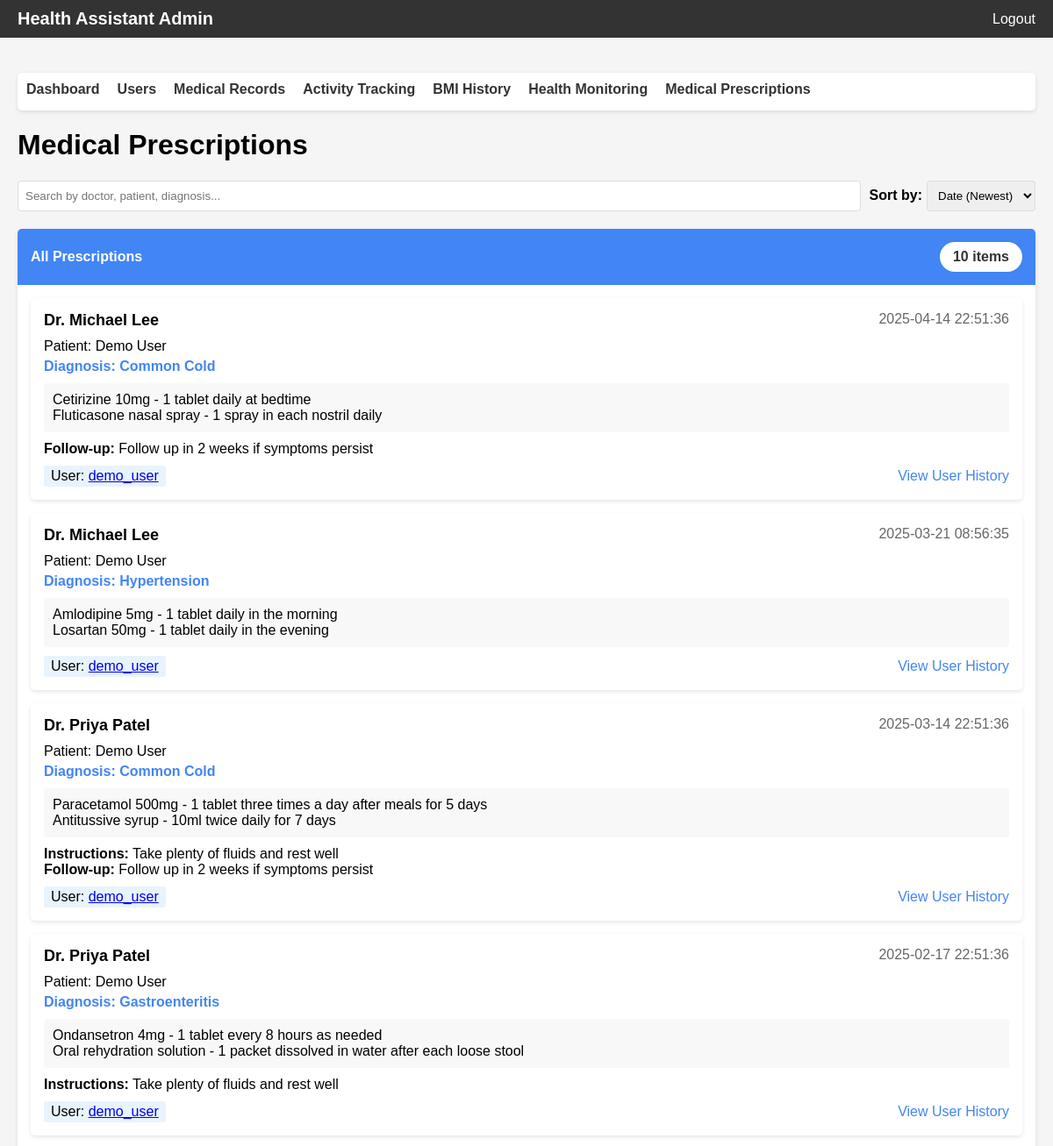
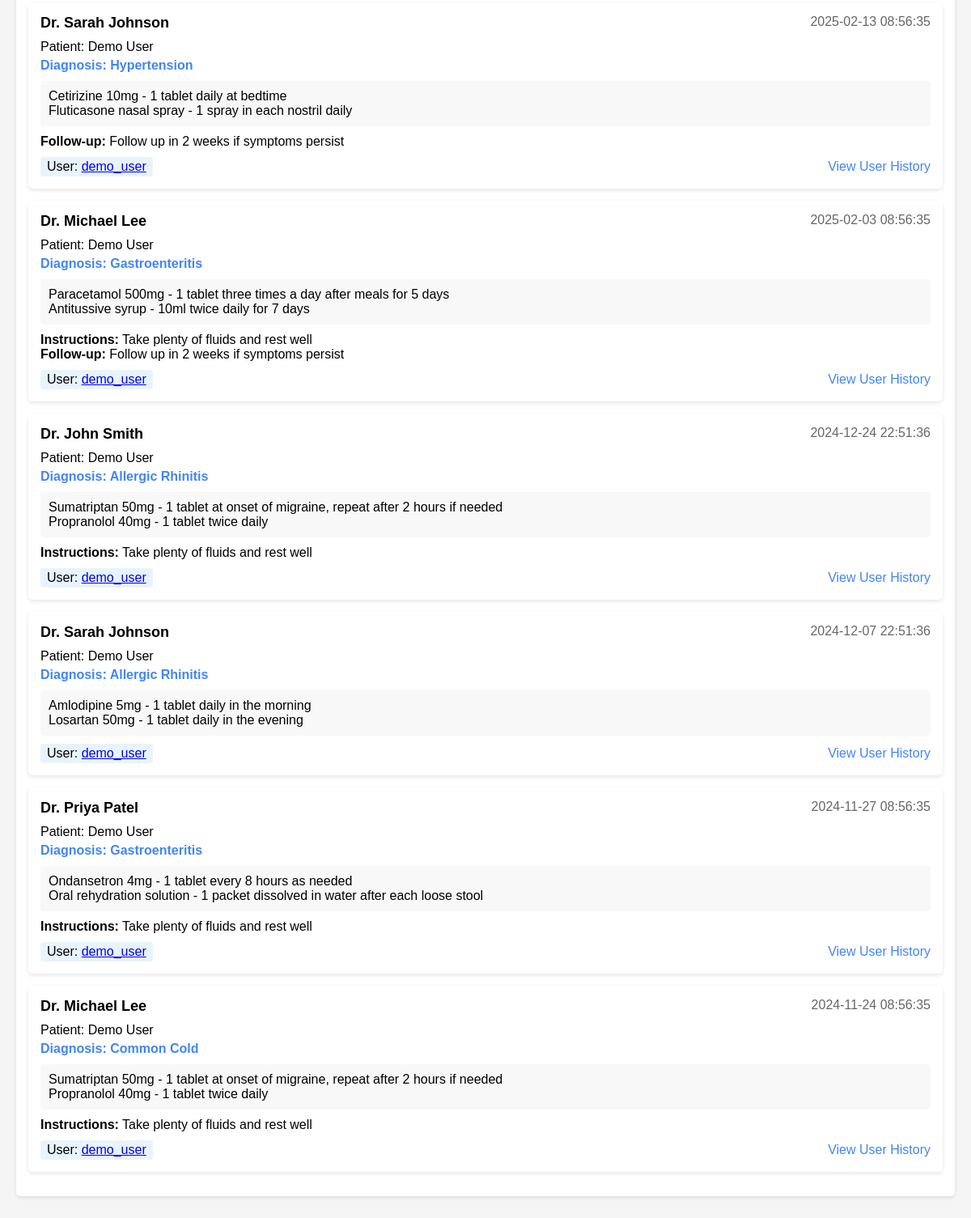
Screenshot of /medical-prescriptions (signed in) with the database file from the repository (2 pictures, top to bottom).
### tables this page shows
CREATE TABLE medical_prescriptions (
    id INTEGER PRIMARY KEY AUTOINCREMENT,
    user_id INTEGER NOT NULL,
    doctor_name TEXT NOT NULL,
    specialization TEXT,
    patient_name TEXT NOT NULL,
    patient_age INTEGER,
    patient_gender TEXT,
    allergies TEXT,
    diagnosis TEXT,
    medications TEXT NOT NULL,
    instructions TEXT,
    follow_up TEXT,
    created_at DATETIME DEFAULT CURRENT_TIMESTAMP,
    FOREIGN KEY (user_id) REFERENCES users(id)
);

CREATE TABLE users (
    id INTEGER PRIMARY KEY AUTOINCREMENT,
    username TEXT UNIQUE NOT NULL,
    email TEXT UNIQUE NOT NULL,
    password_hash TEXT NOT NULL,
    first_name TEXT,
    last_name TEXT,
    date_of_birth DATE,
    gender TEXT,
    height REAL,  -- in cm
    weight REAL,  -- in kg
    blood_type TEXT,
    emergency_contact TEXT,
    emergency_phone TEXT,
    medical_conditions TEXT,  -- stored as JSON array
    allergies TEXT,  -- stored as JSON array
    created_at DATETIME DEFAULT CURRENT_TIMESTAMP,
    last_login DATETIME
, is_admin BOOLEAN DEFAULT 0);

### admin_direct_access.py (the view)
@app.route('/medical-prescriptions')
def medical_prescriptions():
    if 'admin_authenticated' not in session:
        return redirect(url_for('login'))
    conn = get_db_connection()
    if not conn:
        return "Database connection error", 500
    prescriptions = []
    try:
        cursor = conn.cursor()
        cursor.execute("SELECT name FROM sqlite_master WHERE type='table' AND name='medical_prescriptions'")
        table_exists = cursor.fetchone() is not None
        if table_exists:
            try:
                cursor.execute("""
                    SELECT mp.id, mp.user_id, u.username, mp.doctor_name, mp.specialization,
                           mp.patient_name, mp.patient_age, mp.patient_gender, mp.allergies,
                           mp.diagnosis, mp.medications, mp.instructions, mp.follow_up,
                           mp.created_at
                    FROM medical_prescriptions mp
                    JOIN users u ON mp.user_id = u.id
                    ORDER BY mp.created_at DESC
                    LIMIT 100
                """)
                prescriptions = [dict(row) for row in cursor.fetchall()]
            except Exception as e:
                flash(f"Error querying prescriptions data: {str(e)}", "error")
        else:
            flash("Medical prescriptions table does not exist in the database", "warning")
    except Exception as e:
        flash(f"Database error: {str(e)}", "error")
    finally:
        conn.close()
    return render_template('admin_medical_prescriptions.html', prescriptions=prescriptions)

### admin_direct_access.py (called while the page is built)
def get_db_connection():
    try:
        db_path = os.path.join(os.path.dirname(os.path.abspath(__file__)), 'health.db')
        conn = sqlite3.connect(db_path)
        conn.row_factory = sqlite3.Row
        return conn
    except Exception as e:
        print(f"Database connection error: {str(e)}")
        return None

### templates/admin_medical_prescriptions.html (shortened to what this page needs)
<!DOCTYPE html>
<html>
<head>
</head>
<body>
    <header>
        <div class="header-title">Health Assistant Admin</div>
        <a href="{{ url_for('logout') }}" class="logout">Logout</a>
    </header>
    <div class="container">
        <nav>
            <ul>
                <li><a href="{{ url_for('dashboard') }}">Dashboard</a></li>
                <li><a href="{{ url_for('users') }}">Users</a></li>
                <li><a href="{{ url_for('medical_records') }}">Medical Records</a></li>
                <li><a href="{{ url_for('activity_tracking') }}">Activity Tracking</a></li>
                <li><a href="{{ url_for('bmi_history') }}">BMI History</a></li>
                <li><a href="{{ url_for('health_monitoring') }}">Health Monitoring</a></li>
                <li><a href="{{ url_for('medical_prescriptions') }}">Medical Prescriptions</a></li>
            </ul>
        </nav>
        <h1>Medical Prescriptions</h1>
        <div class="filters">
            <input type="text" id="search-input" class="search-box" placeholder="Search by doctor, patient, diagnosis...">
            <div class="filter-group">
                <span class="filter-label">Sort by:</span>
                <select id="sort-by" class="filter-input">
                    <option value="date-desc">Date (Newest)</option>
                </select>
            </div>
        </div>
        <div class="card">
            <div class="card-header">
                <span>All Prescriptions</span>
                <span class="data-count">{{ prescriptions|length }} items</span>
            </div>
            <div class="card-body">
                {% if prescriptions %}
                    {% for prescription in prescriptions %}
                        <div class="prescription-card" data-doctor="{{ prescription.doctor_name }}" data-patient="{{ prescription.patient_name }}" data-diagnosis="{{ prescription.diagnosis }}">
                            <div class="prescription-header">
                                <div class="prescription-doctor">Dr. {{ prescription.doctor_name }}</div>
                                <div class="prescription-date">{{ prescription.created_at }}</div>
                            </div>
                            <div class="prescription-content">
                                <div class="prescription-patient">Patient: {{ prescription.patient_name }}</div>
                                {% if prescription.diagnosis %}
                                    <div class="prescription-diagnosis">Diagnosis: {{ prescription.diagnosis }}</div>
                                {% endif %}
                                {% if prescription.medications %}
                                    <div class="prescription-medications">{{ prescription.medications }}</div>
                                {% endif %}
                                {% if prescription.instructions %}
                                    <div><strong>Instructions:</strong> {{ prescription.instructions }}</div>
                                {% endif %}
                                {% if prescription.follow_up %}
                                    <div><strong>Follow-up:</strong> {{ prescription.follow_up }}</div>
                                {% endif %}
                            </div>
                            <div class="prescription-footer">
                                <div class="prescription-user">User: <a href="{{ url_for('user_history', user_id=prescription.user_id) }}">{{ prescription.username }}</a></div>
                                <div class="prescription-actions">
                                    <a href="{{ url_for('user_history', user_id=prescription.user_id) }}">View User History</a>
                                </div>
                            </div>
                        </div>
                    {% endfor %}
                {% else %}
                    <p style="text-align: center; color: #666;">No prescriptions found</p>
                {% endif %}
            </div>
        </div>
    </div>
</body>
</html>

### templates/admin_medical_prescriptions.html (style rules this page uses)
body { font-family: Arial, sans-serif; margin: 0; padding: 0; background-color: #f5f5f5; }
.container { max-width: 1200px; margin: 0 auto; padding: 20px; }
header { background-color: #333; color: white; padding: 10px 20px; display: flex; justify-content: space-between; align-items: center; }
.header-title { font-size: 20px; font-weight: bold; }
nav { margin-top: 20px; background-color: white; padding: 10px; border-radius: 5px; box-shadow: 0 2px 5px rgba(0,0,0,0.1); }
nav ul { list-style: none; padding: 0; margin: 0; display: flex; flex-wrap: wrap; }
nav ul li { margin-right: 20px; margin-bottom: 5px; }
nav ul li a { text-decoration: none; color: #333; font-weight: bold; }
.card { background-color: white; border-radius: 5px; box-shadow: 0 2px 5px rgba(0,0,0,0.1); margin-bottom: 20px; overflow: hidden; }
.card-header { background-color: #4285f4; color: white; padding: 15px; font-weight: bold; display: flex; justify-content: space-between; align-items: center; }
.card-body { padding: 15px; }
.logout { color: white; text-decoration: none; }
.filters { display: flex; gap: 10px; margin-bottom: 20px; flex-wrap: wrap; }
.filter-group { display: flex; align-items: center; }
.filter-label { margin-right: 5px; font-weight: bold; }
.filter-input { padding: 8px; border: 1px solid #ddd; border-radius: 4px; }
.search-box { flex-grow: 1; padding: 8px; border: 1px solid #ddd; border-radius: 4px; min-width: 200px; }
.prescription-card { background-color: white; border-radius: 5px; box-shadow: 0 2px 5px rgba(0,0,0,0.1); margin-bottom: 15px; padding: 15px; }
.prescription-header { display: flex; justify-content: space-between; margin-bottom: 10px; }
.prescription-doctor { font-size: 18px; font-weight: bold; }
.prescription-date { color: #666; }
.prescription-content { margin-bottom: 10px; }
.prescription-patient { margin-bottom: 5px; }
.prescription-diagnosis { font-weight: bold; color: #4285f4; margin-bottom: 5px; }
.prescription-medications { background-color: #f8f8f8; padding: 10px; border-radius: 4px; white-space: pre-line; margin: 10px 0; }
.prescription-footer { display: flex; justify-content: space-between; align-items: center; margin-top: 10px; }
.prescription-user { background-color: #e8f4fd; padding: 3px 8px; border-radius: 3px; }
.prescription-actions a { margin-left: 10px; color: #4285f4; text-decoration: none; }
.data-count { background-color: white; padding: 8px 15px; border-radius: 20px; color: #333; font-weight: bold; }

### rows the page displays
medical_prescriptions: doctor_name "Michael Lee", created_at "2025-04-14 22:51:36", patient_name "Demo User", diagnosis "Common Cold", medications "Cetirizine 10mg - 1 tablet daily at bedtime Fluticasone nasal spray - 1 spray in each nostril daily", follow_up "Follow up in 2 weeks if symptoms persist", username "demo_user"
medical_prescriptions: doctor_name "Michael Lee", created_at "2025-03-21 08:56:35", patient_name "Demo User", diagnosis "Hypertension", medications "Amlodipine 5mg - 1 tablet daily in the morning Losartan 50mg - 1 tablet daily in the evening", username "demo_user"
medical_prescriptions: doctor_name "Priya Patel", created_at "2025-03-14 22:51:36", patient_name "Demo User", diagnosis "Common Cold", medications "Paracetamol 500mg - 1 tablet three times a day after meals for 5 days Antitussive syrup - 10ml twice daily for 7 days", instructions "Take plenty of fluids and rest well", follow_up "Follow up in 2 weeks if symptoms persist", username "demo_user"
medical_prescriptions: doctor_name "Priya Patel", created_at "2025-02-17 22:51:36", patient_name "Demo User", diagnosis "Gastroenteritis", medications "Ondansetron 4mg - 1 tablet every 8 hours as needed Oral rehydration solution - 1 packet dissolved in water after each loose stool", instructions "Take plenty of fluids and rest well", username "demo_user"
medical_prescriptions: doctor_name "Sarah Johnson", created_at "2025-02-13 08:56:35", patient_name "Demo User", diagnosis "Hypertension", medications "Cetirizine 10mg - 1 tablet daily at bedtime Fluticasone nasal spray - 1 spray in each nostril daily", follow_up "Follow up in 2 weeks if symptoms persist", username "demo_user"
medical_prescriptions: doctor_name "Michael Lee", created_at "2025-02-03 08:56:35", patient_name "Demo User", diagnosis "Gastroenteritis", medications "Paracetamol 500mg - 1 tablet three times a day after meals for 5 days Antitussive syrup - 10ml twice daily for 7 days", instructions "Take plenty of fluids and rest well", follow_up "Follow up in 2 weeks if symptoms persist", username "demo_user"
medical_prescriptions: doctor_name "John Smith", created_at "2024-12-24 22:51:36", patient_name "Demo User", diagnosis "Allergic Rhinitis", medications "Sumatriptan 50mg - 1 tablet at onset of migraine, repeat after 2 hours if needed Propranolol 40mg - 1 tablet twice daily", instructions "Take plenty of fluids and rest well", username "demo_user"
medical_prescriptions: doctor_name "Sarah Johnson", created_at "2024-12-07 22:51:36", patient_name "Demo User", diagnosis "Allergic Rhinitis", medications "Amlodipine 5mg - 1 tablet daily in the morning Losartan 50mg - 1 tablet daily in the evening", username "demo_user"
medical_prescriptions: doctor_name "Priya Patel", created_at "2024-11-27 08:56:35", patient_name "Demo User", diagnosis "Gastroenteritis", medications "Ondansetron 4mg - 1 tablet every 8 hours as needed Oral rehydration solution - 1 packet dissolved in water after each loose stool", instructions "Take plenty of fluids and rest well", username "demo_user"
medical_prescriptions: doctor_name "Michael Lee", created_at "2024-11-24 08:56:35", patient_name "Demo User", diagnosis "Common Cold", medications "Sumatriptan 50mg - 1 tablet at onset of migraine, repeat after 2 hours if needed Propranolol 40mg - 1 tablet twice daily", instructions "Take plenty of fluids and rest well", username "demo_user"

### other values shown
{{ prescriptions|length }} "10"
